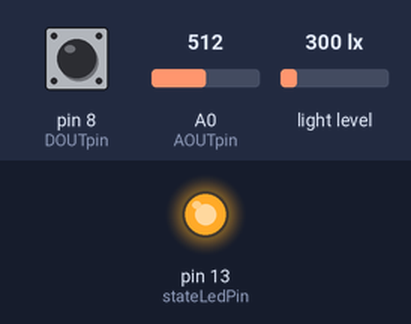
The sketch below on a simulated Arduino Uno, built with avr-gcc and run on an emulated ATmega328P. Shown: output pins drawn as LEDs (lit = HIGH). The test bench sets the inputs (shaded band); at power-on: pin 8 (DOUTpin) HIGH, A0 (AOUTpin) = 512, light level 300 lx. No radio packets arrive unless stated; what the sketch prints to the serial monitor is not drawn.

Above: at 0.2 s.
Timing chart, 0 to 1.7 s (numbered marks = the images above):
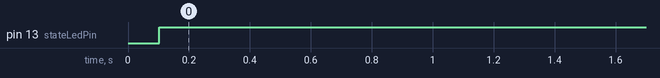

The sketch:

alpha.ino
```cpp
/*
Example of BH1750 library usage.
This example initalises the BH1750 object using the default
high resolution mode and then makes a light level reading every second.
Connection:
 VCC-5v
 GND-GND
 SCL-SCL(analog pin 5)
 SDA-SDA(analog pin 4)
 ADD-NC or GND
*/

#include <Wire.h>
#include <BH1750.h>
#include <VirtualWire.h>


BH1750 lightMeter;
const int MAX_LUX = 10;

/* MQ-4 Methane Sensor Circuit with Arduino */

const int AOUTpin=0; //the AOUT pin of the methane sensor goes into analog pin A0 of the arduino
const int DOUTpin=8; //the DOUT pin of the methane sensor goes into digital pin D8 of the arduino
const int stateLedPin=13; //the anode of the LED connects to digital pin D13 of the arduino

int methanLimit;
int methanValue;

/* Transmitter */

char *wcstate = "free"; //Creates the variable nibble with the value of 0000


void setup() {
  Serial.begin(9600);
  lightMeter.begin();
  pinMode(DOUTpin, INPUT); //sets the pin as an input to the arduino
  pinMode(stateLedPin, OUTPUT); //sets the pin as an output of the arduino
  Serial.println("Running...");


  vw_set_ptt_inverted(true);
  vw_setup(2000);
  vw_set_tx_pin(3); //Configure the D3 pin to read the data
}


void loop() {
  // Light Sensor
  uint16_t lux = lightMeter.readLightLevel();
  Serial.print("Light: ");
  Serial.print(lux);
  Serial.println(" lx");


  //Gas methane
  methanValue = analogRead(AOUTpin); //reads the analaog value from the methane sensor's AOUT pin
  methanLimit = digitalRead(DOUTpin); //reads the digital value from the methane sensor's DOUT pin
  Serial.print("Methane value: ");
  Serial.println(methanValue); //prints the methane value
  Serial.print("Methan Limit: ");
  Serial.println(methanLimit); //prints the limit reached as either LOW or HIGH (above or underneath)

  delay(100);

  if (lux > 10) {
    wcstate = "occupato";
  } else if (lux <= 10 && methanLimit == LOW) {
    wcstate = "free_for_emergency";
  } else {
    wcstate = "free";
  }

  if (wcstate == "occupato") {
    digitalWrite(stateLedPin, HIGH); //if occupato, LED turns on as status indicator
  } else {
    digitalWrite(stateLedPin, LOW); //if not occupato, LED remains off
  }

  vw_send((uint8_t *)wcstate, strlen(wcstate)); //Sends the variable wcstate
  vw_wait_tx(); //Waits the end of transmission

  Serial.println(wcstate);
  Serial.println("-------------");

  delay(200);
}
```

Measured:
- by itself, pin 13 (stateLedPin): LOW → HIGH at 0.10 s
